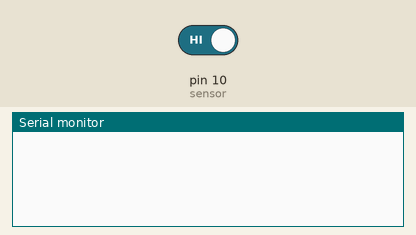
Recording of a sketch running on a simulated Arduino Uno, built with avr-gcc and run on an emulated ATmega328P. Parts: the last lines printed to the serial monitor. Inputs (shaded band) come from the test bench; at power-on: pin 10 (sensor) HIGH.

Above: at 1.2 s.
1.3 s: pin 10 (sensor) driven LOW
At 2.3 s:
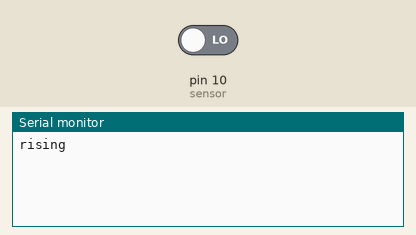
2.8 s: pin 10 (sensor) driven HIGH
At 3.4 s:
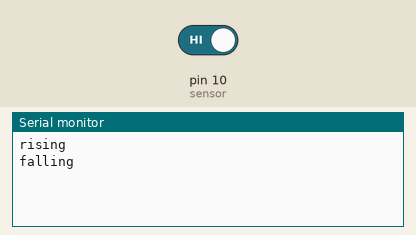

The sketch:

edge.ino
```cpp
int current_state = 0;
int previous_state = 1;
#define sensor 10
void setup() {
  pinMode(sensor, INPUT);
  Serial.begin(9600);
}

void loop() {
//  Serial.println("xung la: ");
  current_state = digitalRead(sensor);
  if(current_state!=previous_state)
  { if(current_state == HIGH)
      Serial.println("falling");
    if(current_state == LOW)
      Serial.println("rising");
  }
      previous_state = current_state;
}
```

Measured:
- after the input at 1.3 s, the serial monitor: prints a new line at once (image 1)
- after the input at 2.8 s, the serial monitor: prints a new line at once (image 2)
